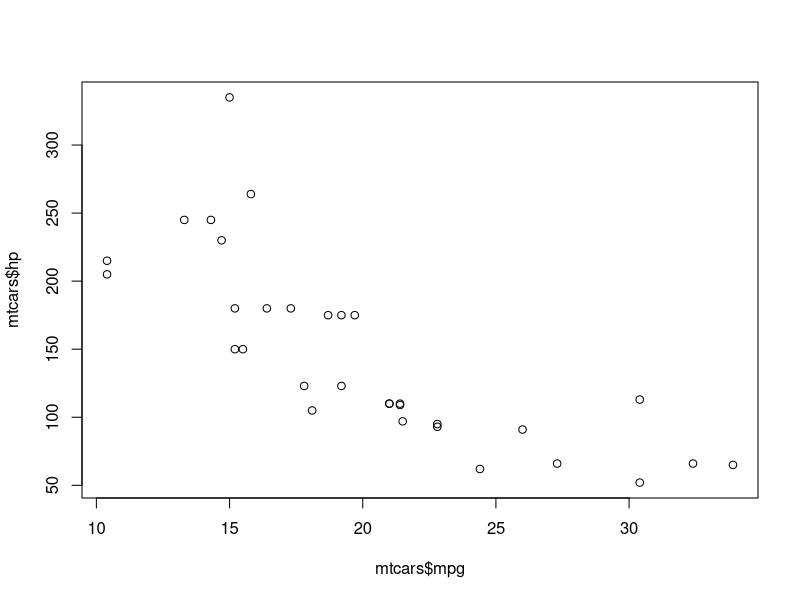
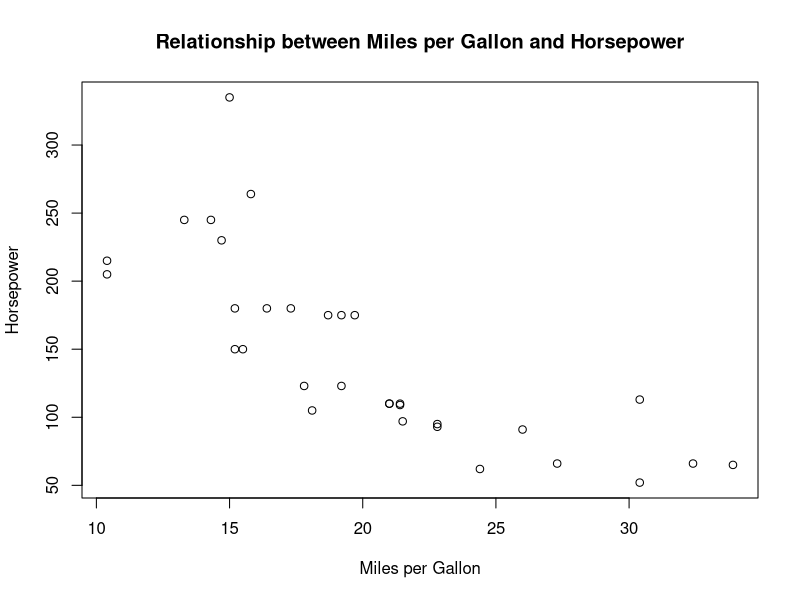
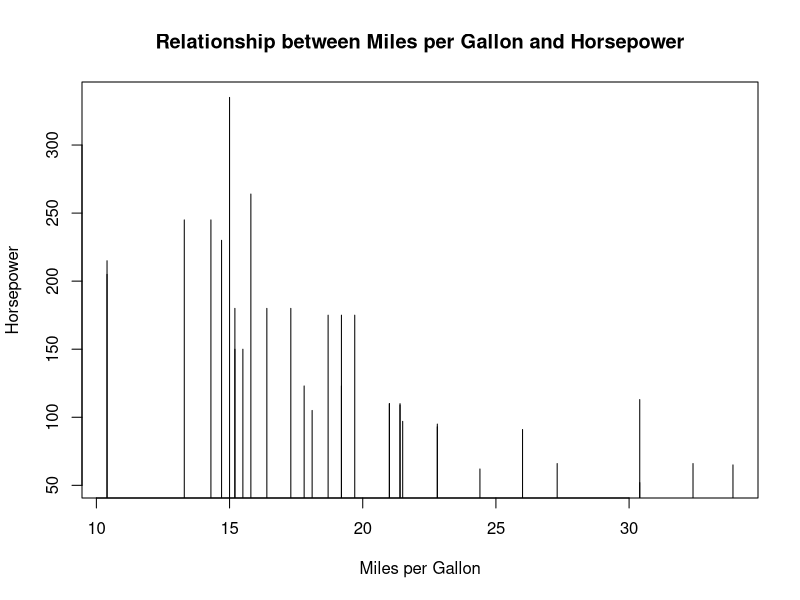

Reproduce these figures in R, in order.
plot(mtcars$mpg,mtcars$hp)

plot(mtcars$mpg,mtcars$hp,
  main = "Relationship between Miles per Gallon and Horsepower",
  xlab = "Miles per Gallon",
  ylab = "Horsepower")

plot(mtcars$mpg,mtcars$hp, type = "h",
  main = "Relationship between Miles per Gallon and Horsepower",
  xlab = "Miles per Gallon",
  ylab = "Horsepower")

  
  